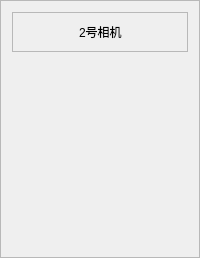
       <widget class="QFrame" name="frame_72">
        <property name="frameShape">
         <enum>QFrame::StyledPanel</enum>
        </property>
        <property name="frameShadow">
         <enum>QFrame::Raised</enum>
        </property>
        <layout class="QGridLayout" name="gridLayout_94">
         <item row="0" column="0">
          <widget class="QFrame" name="frame2">
           <property name="maximumSize">
            <size>
             <width>16777215</width>
             <height>70</height>
            </size>
           </property>
           <property name="frameShape">
            <enum>QFrame::StyledPanel</enum>
           </property>
           <property name="frameShadow">
            <enum>QFrame::Raised</enum>
           </property>
           <layout class="QGridLayout" name="gridLayout_81">
            <item row="0" column="0">
             <spacer name="horizontalSpacer_5">
              <property name="orientation">
               <enum>Qt::Horizontal</enum>
              </property>
              <property name="sizeHint" stdset="0">
               <size>
                <width>40</width>
                <height>20</height>
               </size>
              </property>
             </spacer>
            </item>
            <item row="0" column="1">
             <widget class="QLabel" name="label_115">
              <property name="text">
               <string>2号相机</string>
              </property>
             </widget>
            </item>
            <item row="0" column="2">
             <spacer name="horizontalSpacer_6">
              <property name="orientation">
               <enum>Qt::Horizontal</enum>
              </property>
              <property name="sizeHint" stdset="0">
               <size>
                <width>40</width>
                <height>20</height>
               </size>
              </property>
             </spacer>
            </item>
           </layout>
          </widget>
         </item>
         <item row="1" column="0">
          <spacer name="verticalSpacer_5">
           <property name="orientation">
            <enum>Qt::Vertical</enum>
           </property>
           <property name="sizeType">
            <enum>QSizePolicy::Expanding</enum>
           </property>
           <property name="sizeHint" stdset="0">
            <size>
             <width>20</width>
             <height>20</height>
            </size>
           </property>
          </spacer>
         </item>
         <item row="2" column="0">
          <widget class="QLabel" name="label2">
           <property name="minimumSize">
            <size>
             <width>0</width>
             <height>148</height>
            </size>
           </property>
           <property name="text">
            <string/>
           </property>
          </widget>
         </item>
         <item row="3" column="0">
          <spacer name="verticalSpacer_6">
           <property name="orientation">
            <enum>Qt::Vertical</enum>
           </property>
           <property name="sizeType">
            <enum>QSizePolicy::Expanding</enum>
           </property>
           <property name="sizeHint" stdset="0">
            <size>
             <width>20</width>
             <height>20</height>
            </size>
           </property>
          </spacer>
         </item>
        </layout>
       </widget>
